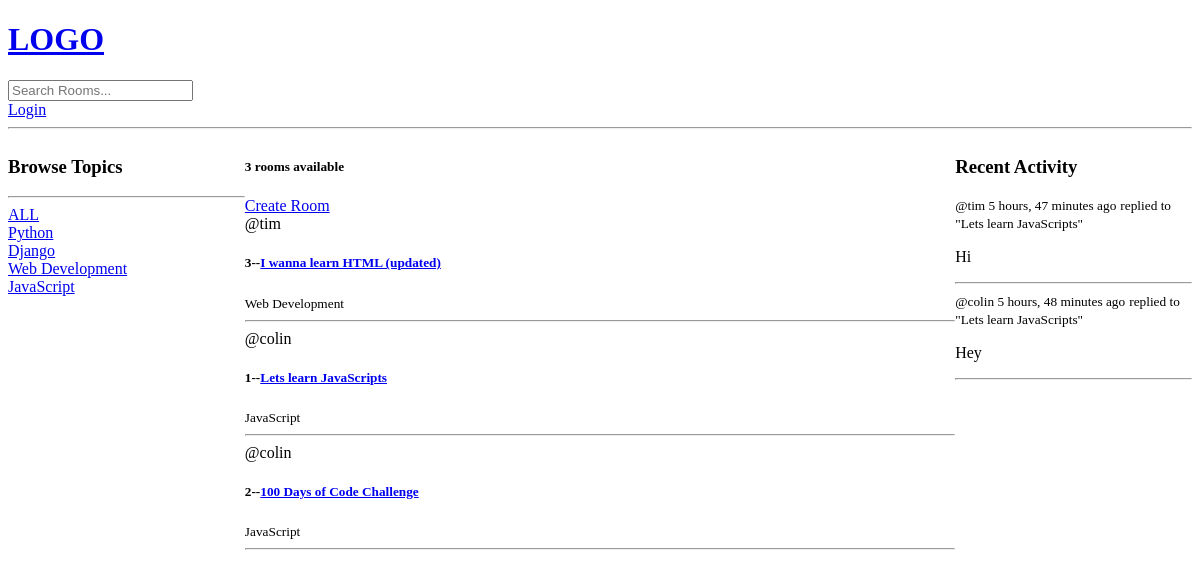
Before: / with the older database file.
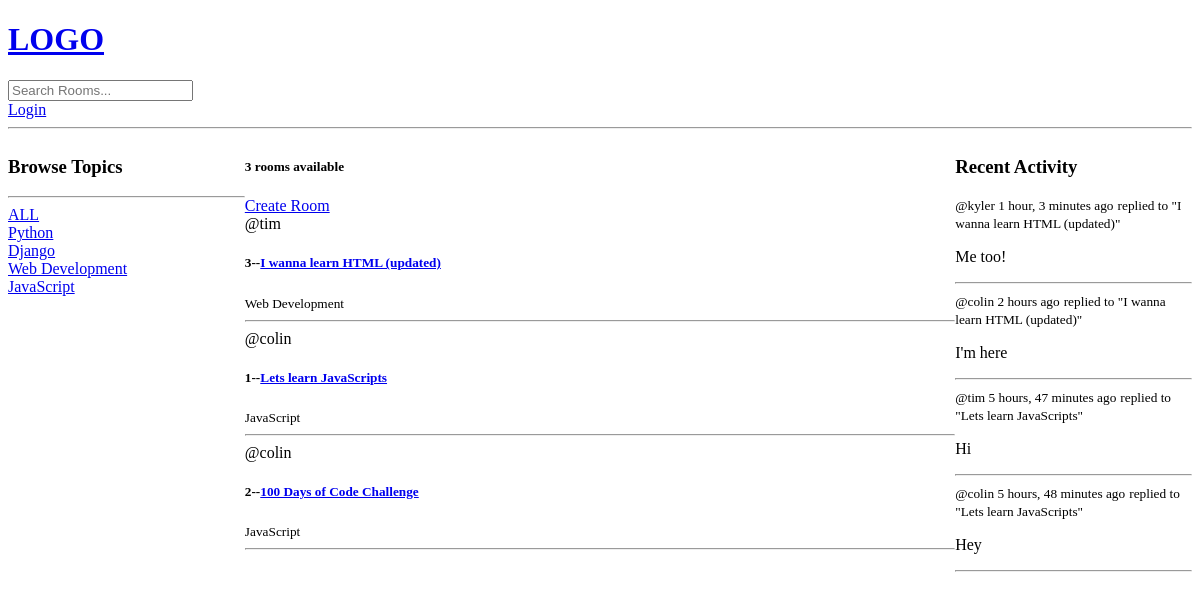
After: the same page with the newer database file.
### base/models.py (models this page shows, shortened)
class Topic(models.Model):
    name = models.CharField(max_length=200)

class Room(models.Model):
    host = models.ForeignKey(User, on_delete=models.SET_NULL, null = True)
    topic = models.ForeignKey(Topic, on_delete=models.SET_NULL, null = True)
    name = models.CharField(max_length=200)
    description = models.TextField(null=True, blank=True)
    participants = models.ManyToManyField(User, related_name='participants', blank=True)
    updated = models.DateTimeField(auto_now=True)
    created = models.DateTimeField(auto_now_add=True)
    class Meta:
        ordering = ["-updated", "-created"]
    def __str__(self):
        return self.name

class Message(models.Model):
    user = models.ForeignKey(User, on_delete=models.CASCADE)
    room = models.ForeignKey(Room, on_delete=models.CASCADE)
    body = models.TextField()
    updated = models.DateTimeField(auto_now=True)
    created = models.DateTimeField(auto_now_add=True)
    class Meta:
        ordering = ["-updated", "-created"]

### base/views.py (the view)
# urls.py: path('', views.home, name="home"),
def home(request):
    q = request.GET.get("q") if request.GET.get("q") != None else ''
    rooms = Room.objects.filter(
        Q(topic__name__icontains=q) |
        Q(name__icontains=q) |
        Q(description__icontains=q)
    )
    topics = Topic.objects.all()
    room_count = rooms.count()
    room_messages = Message.objects.filter(Q(room__name__icontains=q))
    context = {'rooms': rooms, 'topics': topics, 'room_count': room_count, 'room_messages': room_messages}
    return render(request, 'base/home.html', context)

### base/templates/base/home.html (shortened to what this page needs)
{%extends 'main.html'%}
{%block content%}
<div class="home-container">
    <div>
        {%include 'base/topics_component.html'%}
    </div>
    <div>
        <h5>{{room_count}} rooms available</h5>
        <a href="{%url 'create-room'%}">Create Room</a>
        {%include 'base/feed_component.html'%}
    </div>
    <div>
        {%include 'base/activity_component.html'%}
    </div>
</div>
{%endblock%}

### templates/main.html (shortened to what this page needs)
<!DOCTYPE html>
<html>
<head>
</head>
<body>
        {%include 'navbar.html'%}
    {%block content%}
    {%endblock%}
</body>
</html>

### templates/navbar.html
<a href="/">
    <h1>LOGO</h1>
</a>
<form method="GET" action="{%url 'home'%}">
    <input type="text" name="q" placeholder="Search Rooms..."/>
</form>
{%if request.user.is_authenticated%}
<p>Hello {{request.user}}</p>
<a href="{%url 'logout'%}">Logout</a>
{%else%}
<a href="{%url 'login'%}">Login</a>
{%endif%}
<hr>

### base/templates/base/topics_component.html
<h3>Browse Topics</h3>
        <hr>
        <a href="{%url 'home'%}">ALL</a>
        {%for topic in topics%}
        <div>
            <a href="{%url 'home'%}?q={{topic.name}}">{{topic.name}}</a>
        </div>
        {%endfor%}

### base/templates/base/feed_component.html (shortened to what this page needs)
{%for room in rooms%}
            <div>
                <span>@{{room.host.username}}</span>
                <h5>{{room.id}}--<a href="{%url 'room' room.id%}">{{room.name}}</a></h5>
                <small>{{room.topic.name}}</small>
                <hr>
            </div>
        {%endfor%}

### base/templates/base/activity_component.html (shortened to what this page needs)
<h3>Recent Activity</h3>
        {%for message in room_messages%}
        <div>
            <small>@{{message.user}}  {{message.created|timesince}} ago</small>
            <small>replied to "{{message.room}}"</small>
            <p>{{message.body}}</p>
            <hr>
        </div>
        {%endfor%}

### base/templates/base/home.html (style rules this page uses)
.home-container { display: grid; grid-template-columns: 1fr 3fr 1fr; }

Changed rows visible on the page:
added Message: user "kyler", created "1 hour, 3 minutes", room "I wanna learn HTML (updated)", body "Me too!"
added Message: user "colin", created "2 hours", room "I wanna learn HTML (updated)", body "I'm here"
